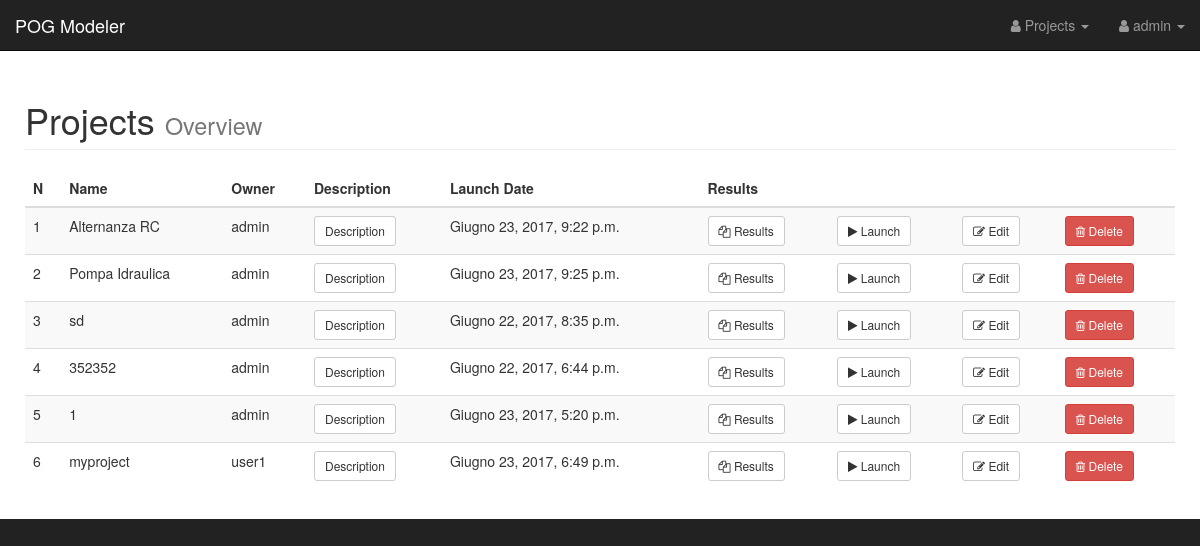
/ (signed in), run on an earlier commit of the app's database.
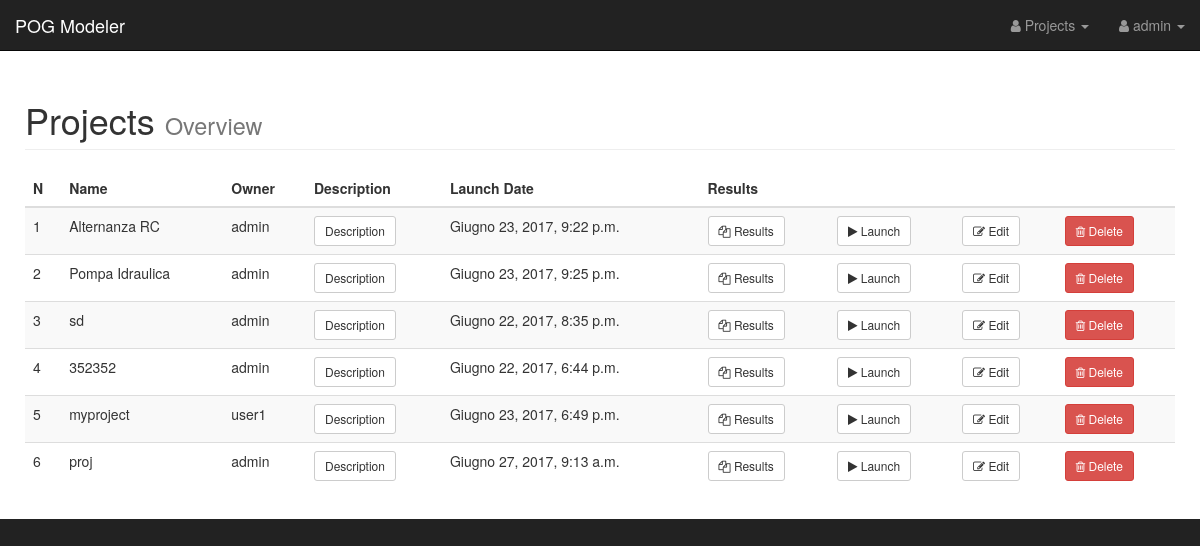
And on a later commit of the database.
### AWD_Zanasi/models.py (models this page shows, shortened)
class Project(models.Model):
    name = models.CharField(max_length=200, default='project', help_text='Project name')
    user = models.ForeignKey(settings.AUTH_USER_MODEL, default='admin')
    matlab_file = models.FileField(upload_to=matlab_file_path, help_text="Matlab POG code file")
    proj_desc = models.CharField(max_length=400, blank=True, null=True, help_text="Project description")
    launch_date = models.DateTimeField(verbose_name='Launch Date', blank=True,
                                       null=True, help_text='Project last execution date')
    is_example = models.BooleanField(default=False,
                                     help_text='Used only by an Admin user to mark a project as an example for users.')

### AWD_Zanasi/views.py (the view)
# urls.py: url(r'^$', views.index, name='index'),
def index(request):
    if request.user.is_authenticated:
        if request.user.is_superuser:
            projects = Project.objects.all()
            results = ProjectOutput.objects.all()
        else:
            projects = Project.objects.filter(user=request.user)
            results = ProjectOutput.objects.filter(project__in=projects)
        return render(request, 'AWD_Zanasi/home.html',
                      {
                          'projects': projects,
                          'project_outputs': results
                      }
                      )
    return render(request, 'AWD_Zanasi/home.html')

### AWD_Zanasi/templates/AWD_Zanasi/home.html (shortened to what this page needs)
{% extends "AWD_Zanasi/base.html" %}
{% block container %}
    <div class="container-fluid">
        {% if user.is_authenticated %}
            <div class="row">
                <div class="col-lg-12">
                    <h1 class="page-header">
                        Projects
                        <small>Overview</small>
                    </h1>
                </div>
            </div>
            <div class="table-responsive">
                <table class="table table-hover table-striped">
                    <thead>
                    <tr>
                        <th>N</th>
                        <th>Name</th>
                        {% if user.is_superuser %}
                            <th>Owner</th>
                        {% endif %}
                        <th>Description</th>
                        <th>Launch Date</th>
                        <th>Results</th>
                        <th></th>
                        <th></th>
                        <th></th>
                    </tr>
                    </thead>
                    <tbody>
                    {% for project in projects %}
                        <tr>
                            <td>{{ forloop.counter }}</td>
                            <td>{{ project.name }}</td>
                            {% if user.is_superuser %}
                                <td>{{ project.user.username }}</td>
                            {% endif %}
                            <td>
                                <button type="button" class="btn btn-default btn-sm" data-toggle="modal"
                                        data-target="#modal-{{ forloop.counter }}">
                                    Description
                                </button>
                            </td>
                            <td>{{ project.launch_date }}</td>
                            {% if project.launch_date %}
                                <td><a class="btn btn-default btn-sm" role="button"
                                       href="{% url 'project_results' project.id %}"><i class="fa fa-files-o"></i>
                                    Results</a></td>
                            {% else %}
                                <td>No Results</td>
                            {% endif %}
                            <td><a id="launchproj" class="btn btn-default btn-sm" role="button"
                                   href="{% url 'launch_project' project.id %}"><i class="fa fa-play"></i>
                                Launch</a></td>
                            <td><a class="btn btn-default btn-sm" role="button"
                                   href="{% url 'edit_project' project.id %}"><i class="fa fa-edit"></i> Edit</a></td>
                            <th>
                                <form id="deleteForm"
                                      class="form-horizontal"
                                      action="{% url 'delete_project' project.id %}"
                                      method="POST"
                                      onsubmit="return confirm('Are you sure you want to delete Project {{ project.name }}?' );">
                                    <button type="submit" class="btn btn-danger btn-sm" value="Submit Button">
                                        <i class=" fa fa-trash-o"></i> Delete
                                    </button>
                                </form>
                            </th>
                        </tr>
                    {% endfor %}
                    </tbody>
                </table>
            </div>
        {% endif %}
    </div>
{% endblock %}

### AWD_Zanasi/templates/AWD_Zanasi/base.html (shortened to what this page needs)
{% load staticfiles %}
<!DOCTYPE html>
<html lang="en">
<head>
    {% load static %}
    <link href="{% static "AWD_Zanasi/css/bootstrap.min.css" %}" rel="stylesheet">
    <link href="{% static "AWD_Zanasi/css/sb-admin.css" %}" rel="stylesheet">
    <link href="{% static "AWD_Zanasi/font-awesome/css/font-awesome.min.css" %}" rel="stylesheet" type="text/css">
</head>
<body>
<div id="wrapper">
    <nav class="navbar navbar-inverse navbar-fixed-top" role="navigation">
        <div class="navbar-header">
            <a class="navbar-brand" href="{% url 'index' %}">POG Modeler</a>
        </div>
        <ul class="nav navbar-right top-nav">
            {% if user.is_authenticated %}
                <li class="dropdown">
                    <a href="#" class="dropdown-toggle" data-toggle="dropdown"><i
                            class="fa fa-user"></i> Projects <b
                            class="caret"></b></a>
                </li>
                <li class="dropdown">
                    <a href="#" class="dropdown-toggle" data-toggle="dropdown"><i
                            class="fa fa-user"></i> {{ user.username }} <b
                            class="caret"></b></a>
                </li>
            {% else %}
                <li>
                    <a href="{% url 'auth_login' %}"><i class="fa fa-sign-in"></i> Login </a>
                </li>
            {% endif %}
        </ul>
    </nav>
    <div id="page-wrapper">
        {% block container %}
        {% endblock %}
    </div>
</div>
</body>
</html>

What changed in the data, as far as the page shows it:
removed Project: name "1", user.username "admin", launch_date "Giugno 23, 2017, 5:20 p.m.", shows "Results"
added Project: name "proj", user.username "admin", launch_date "Giugno 27, 2017, 9:13 a.m.", shows "Results"
